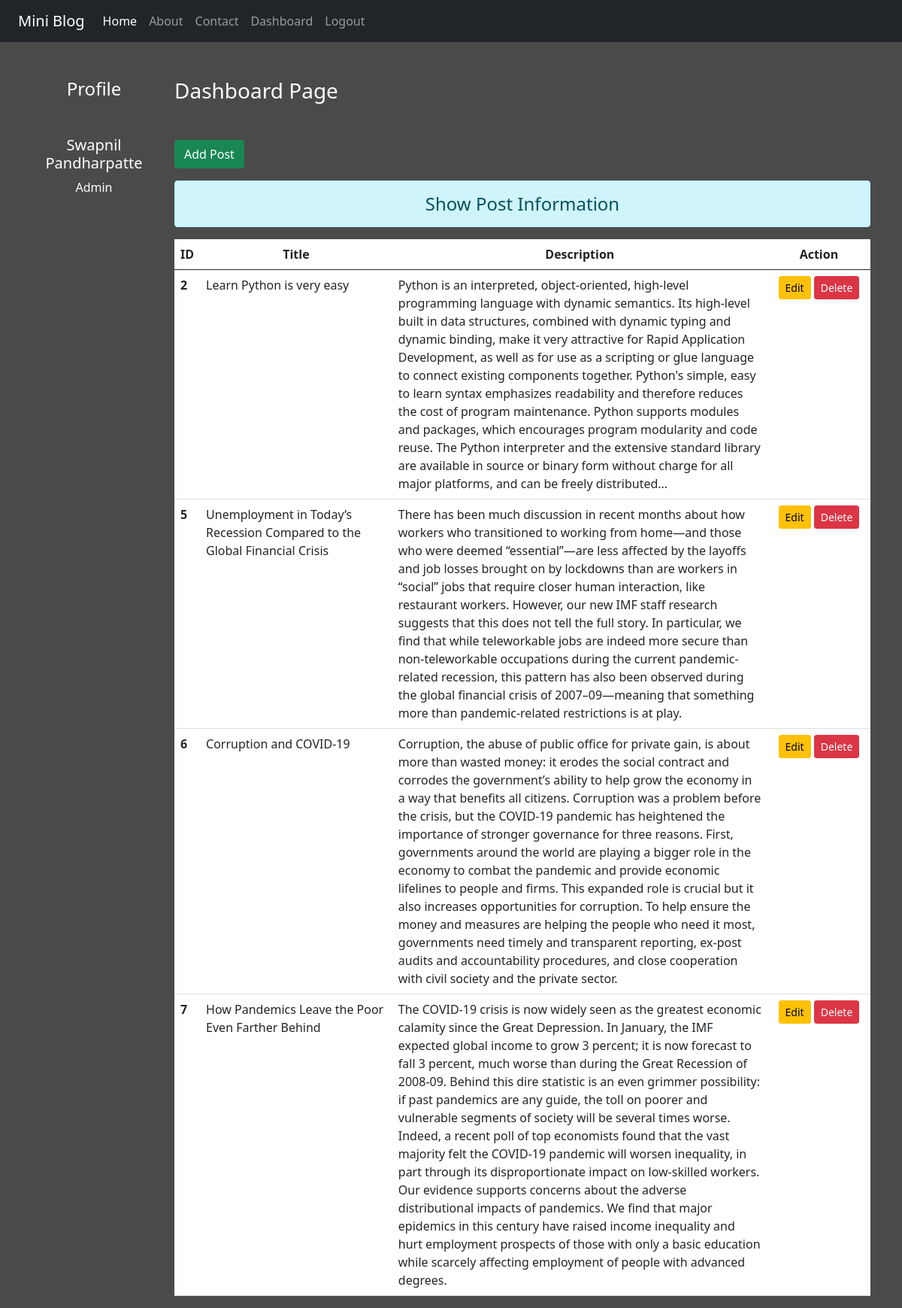
The page /dashboard/ (signed in) on the database its author committed.
### blog/models.py (models this page shows)
class Post(models.Model):
    title = models.CharField(max_length=200)
    desc = models.TextField()

### blog/views.py (the view)
# urls.py: path('dashboard/', views.dashboard,name='dashboard'),
def dashboard(request):
    if request.user.is_authenticated:
        posts =Post.objects.all()
        user =  request.user
        full_name =user.get_full_name()
        gps = user.groups.all()
        return render(request,'blog/dashboard.html',{'posts':posts,'full_name':full_name,'groups':gps})
    else:
        return HttpResponseRedirect('/login/')

### blog/templates/blog/dashboard.html (shortened to what this page needs)
{% extends 'blog/base.html' %}
{% load static %}
{% block side %}
<div class="col-sm-2 text-white mu-5 text-center">
<h4 class="my-5">Profile</h4>
<h5>{{full_name}}</h5>
  {% for group in groups %}
	<p>{{group.name}}</p>
  {% endfor %}
</div>
{% endblock side %}
{% block content %}
<div class="col-sm-10">
	<h3 class="text-white my-5">Dashboard Page</h3>
	<a href="{% url 'addpost' %}" class='btn btn-success'> Add Post </a>
	<h4 class="text-center alert alert-info mt-3">Show Post Information</h4>
	{% if posts %}
	<table class=" table table-hover bg-white ">
		<thead>
			<tr class='text-center' >
				<th scope="col" style="width:2% ">ID</th>
				<th scope="col" style="width:28% ">Title</th>
				<th scope="col" style="width:55% ">Description</th>
				<th scope="col" style="width:15% ">Action</th>
			</tr>
		</thead>
		<tbody>
				{% for post in posts %}
				<tr>
					<th scope="row">{{post.id}}</th>
					<td>{{post.title}}</td>
					<td>{{post.desc}}</td>
					<td class="text-center">
						<a href="{% url 'updatepost' post.id %}" class="btn btn-warning btn-sm">Edit</a>
						{% if perms.blog.delete_post %}
					    <form action="{% url 'deletepost' post.id  %}" method="post" class='d-inline'>
						<input type="submit" class = 'btn btn-danger btn-sm' value='Delete'>
					 </form>
					 {% endif %}
					</td>
				</tr>
              {% endfor %}
		</tbody>
	</table>
	{% else %}
	<h4 class='text-center alert alert-warning' >No Records</h4>
	{% endif %}
</div>
{% endblock content %}

### blog/templates/blog/base.html (shortened to what this page needs)
<!DOCTYPE html>
{% load static %}
<html lang="en">
<head>
	<link rel="stylesheet" href="{% static 'blog/css/bootstrap.css'%}">
	<link rel="stylesheet" href="{% static 'blog/css/style.css'%}">
</head>
<body>
<div class="container-fluid bg-dark">
	{% include 'blog/navbar.html' %}
</div>
<div class='container'>
<div class="row">
	{% block side %}
	{% endblock side %}
	{% block content %}
	{% endblock content %}
</div>
</div>
</body>
</html>

### blog/templates/blog/navbar.html (shortened to what this page needs)
<nav class="navbar navbar-expand-lg navbar-dark bg-dark">
	<div class="container-fluid">
	  <a class="navbar-brand" href="#"> Mini Blog </a>
	  <div class="collapse navbar-collapse" id="navbarNav">
		<ul class="navbar-nav">
		  <li class="nav-item">
			<a class="nav-link active" aria-current="page" href="/">Home</a>
		  </li>
		  <li class="nav-item">
			<a class="nav-link" href="{% url 'about' %}">About</a>
		  </li>
		  <li class="nav-item">
			<a class="nav-link" href="{% url 'contact' %}">Contact</a>
		</li>
		{% if request.user.is_authenticated %}
		<li class="nav-item">
			<a class="nav-link" href="{% url 'dashboard' %}">Dashboard</a>
		</li>
		<li class="nav-item">
			<a class="nav-link" href="{% url 'logout' %}">Logout</a>
		</li>
		{% endif %}
		</ul>
	  </div>
	</div>
  </nav>

### blog/static/blog/css/style.css (style rules this page uses)
body { background-color:rgb(75,74,74); color:antiquewhite; }

### rows shown on the page
Post: id "2", title "Learn Python is very easy", desc "Python is an interpreted, object-oriented, high-level programming language with dynamic semantics. Its high-level built in data structures, combined with dynamic typing and dynamic binding, make it very attractive for Rapid Application Development, as well as for use as a scripting or glue language to connect existing components together. Python's simple, easy to learn syntax emphasizes readability and therefore reduces the cost of program maintenance. Python supports modules and packages, which encourages program modularity and code reuse. The Python interpreter and the extensive standard library are available in source or binary form without charge for all major platforms, and can be…"
Post: id "5", title "Unemployment in Today’s Recession Compared to the Global Financial Crisis", desc "There has been much discussion in recent months about how workers who transitioned to working from home—and those who were deemed “essential”—are less affected by the layoffs and job losses brought on by lockdowns than are workers in “social” jobs that require closer human interaction, like restaurant workers. However, our new IMF staff research suggests that this does not tell the full story. In particular, we find that while teleworkable jobs are indeed more secure than non-teleworkable occupations during the current pandemic-related recession, this pattern has also been observed during the global financial crisis of 2007–09—meaning that something more than pandemic-related restrictions…"
Post: id "6", title "Corruption and COVID-19", desc "Corruption, the abuse of public office for private gain, is about more than wasted money: it erodes the social contract and corrodes the government’s ability to help grow the economy in a way that benefits all citizens. Corruption was a problem before the crisis, but the COVID-19 pandemic has heightened the importance of stronger governance for three reasons. First, governments around the world are playing a bigger role in the economy to combat the pandemic and provide economic lifelines to people and firms. This expanded role is crucial but it also increases opportunities for corruption. To help ensure the money and measures are helping the people who need it most, governments need timely…"
Post: id "7", title "How Pandemics Leave the Poor Even Farther Behind", desc "The COVID-19 crisis is now widely seen as the greatest economic calamity since the Great Depression. In January, the IMF expected global income to grow 3 percent; it is now forecast to fall 3 percent, much worse than during the Great Recession of 2008-09. Behind this dire statistic is an even grimmer possibility: if past pandemics are any guide, the toll on poorer and vulnerable segments of society will be several times worse. Indeed, a recent poll of top economists found that the vast majority felt the COVID-19 pandemic will worsen inequality, in part through its disproportionate impact on low-skilled workers. Our evidence supports concerns about the adverse distributional impacts of…"

### other values the page prints
{{ full_name }} "Swapnil Pandharpatte"
{{ group.name }} "Admin"
